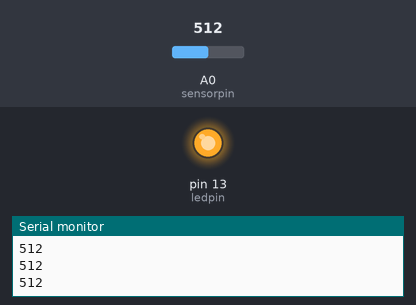
A sketch run on a simulated Arduino Uno, built with avr-gcc and run on an emulated ATmega328P. Parts: output pins drawn as LEDs (lit = HIGH), the last lines printed to the serial monitor. The test bench sets the inputs (shaded band); at power-on: A0 (sensorpin) = 512.

Above: at 1.2 s.
1.3 s: A0 (sensorpin) set to 315
2.8 s: A0 (sensorpin) set to 285
At 3.4 s:
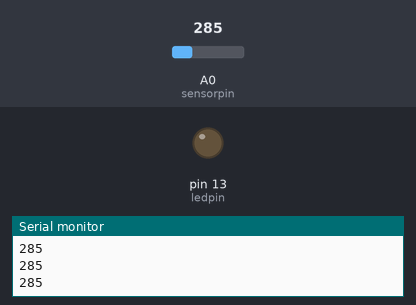
4.4 s: A0 (sensorpin) set to 306
At 4.8 s:
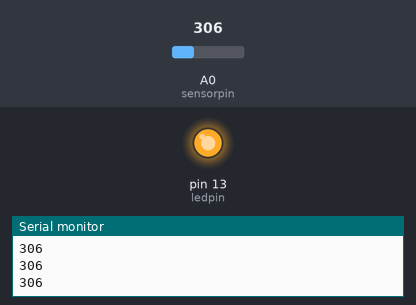
6.0 s: A0 (sensorpin) set to 290
At 7.4 s:
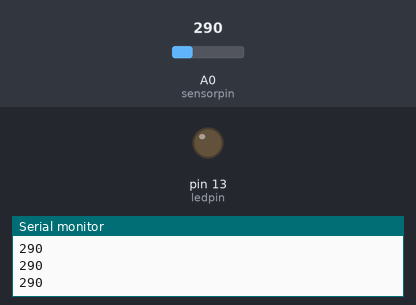
Timing chart, 0 to 8.6 s (numbered marks = the images above; inputs shaded):
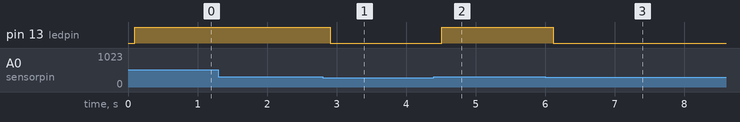

The sketch:

ldr.ino
```cpp
int sensorpin=A0;
int ledpin=13;
int sensorvalue=0;
void setup()
{
  Serial.begin(9600);
  pinMode(ledpin,OUTPUT);
}
void loop()
{
  sensorvalue=analogRead(sensorpin);
  Serial.println(sensorvalue);
 delay(100);
  if(sensorvalue>300)
    digitalWrite(ledpin,HIGH);
  else
     digitalWrite(ledpin,LOW);

}
```

Measured:
- the behaviour switches between 301 and 300 on A0 (sensorpin) (found by bisection; images 0 and 1)
- after the input at 2.8 s, pin 13 (ledpin): HIGH → LOW after 0.11 s
- after the input at 4.4 s, pin 13 (ledpin): LOW → HIGH after 0.11 s
- after the input at 6.0 s, pin 13 (ledpin): HIGH → LOW after 0.12 s
